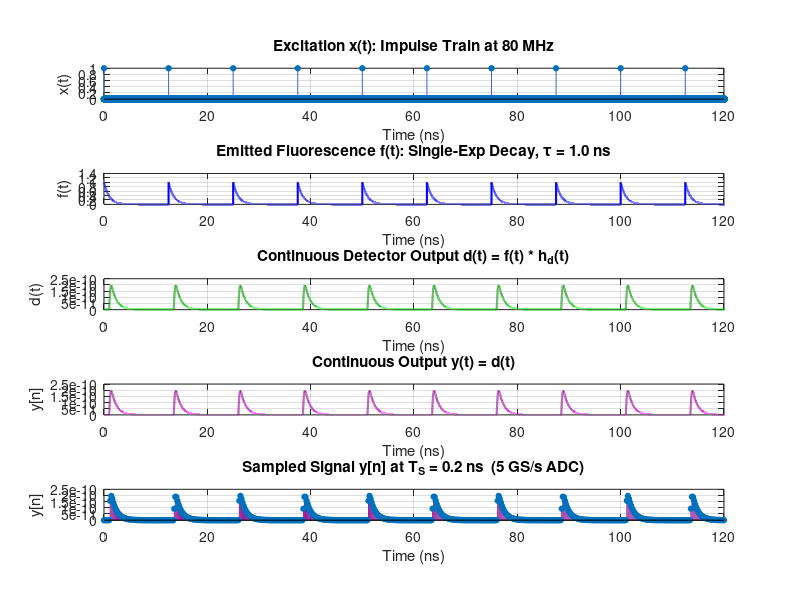

Recreate this plot in MATLAB. (Note: this script raises an error after producing the figure.)
% ESE 3510 — Case Study 2: Fluorescence Lifetime Analysis
% Authors: Samir Afsary, Alex Ge, Ahmad Hamzeh

% CONTENTS:
%   Task 1a — Time-domain signals (excitation, fluorescence, detection)
%   Task 1b — Frequency response H_f(jw): numerical vs. theoretical
%   Task 1c — Effect of detector IRF on sampled signal y[n]
%   Task 2a — Why 100 kHz cannot recover 100 MHz fluorescence (aliasing)
%   Task 2b — Heterodyne detection: mixing to a recoverable beat frequency
%   Task 2c — Phase/modulation lifetime estimation from heterodyne signal
%   Task 3a — Phasor equations verified on single-exponential IRF
%   Task 3b — Per-pixel phasor analysis of real FLIM data
%

close all; clear; clc;

%%

% Parameters 
tau     = 1e-9;         % Fluorescence lifetime
T_L     = 12.5e-9;      % Laser period 
f_L     = 1 / T_L;      % Laser frequency 
omega_L = 2*pi * f_L;   % Laser angular frequency 
T_S     = 0.2e-9;       % ADC sampling period [ns]
dt      = 0.001e-9;      % small DT to simulate CT

%% Task 1a - Time-domain signals (excitation, fluorescence, detection)

t = 0 : dt : 10*T_L - dt;   

% Create excitation impulse train
x = zeros(size(t));
for k = 0 : 9
    idx = round(k * T_L / dt) + 1;
    if idx <= length(t)
        x(idx) = 1 / dt;
    end
end

% Fluorescence IRF 
h_f = exp(-t / tau);     

% Calculate emitted fluorescence
f_full = conv(x, h_f) * dt;
f = f_full(1 : length(t));

% Detector IRF
sigma_t = 0.3e-9;   % Detector temporal width [ns]  (fast PMT ~300 ps)
t0      = 1e-9;     % Detector time delay [ns]
h_d     = zeros(size(t));
mask    = (t >= t0);
h_d(mask) = exp(-(t(mask) - t0).^2 / sigma_t^2);   % Zero before t0 (causal)

% Detector output
d_full = conv(f, h_d) * dt;
d = d_full(1 : length(t));

% Analog-to-Digital Conversion
step_size  = round(T_S / dt);
y_n        = d(1 : step_size : end);
t_discrete = t(1 : step_size : end); % Time vector for plotting the discrete points

% Plot functions
fig1 = figure('Name','Task 1a: Time-Domain Signals','NumberTitle','off', ...
              'Position',[50 50 900 750]);
% Excitation
subplot(5,1,1);
stem(t * 1e9, x * dt, 'filled', 'MarkerSize', 4, 'Color', [0.2 0.4 0.8]);
xlabel('Time (ns)'); ylabel('x(t)');
title('Excitation x(t): Impulse Train at 80 MHz');
grid on; xlim([0,120]);

% Emission
subplot(5,1,2);
plot(t * 1e9, f, 'b', 'LineWidth', 1.5);
xlabel('Time (ns)'); ylabel('f(t)');
title(sprintf('Emitted Fluorescence f(t): Single-Exp Decay, \\tau = %.1f ns', tau * 1e9));
grid on; xlim([0,120]);

% Continuous Detector Output
subplot(5,1,3);
plot(t * 1e9, d, 'Color', [0.1 0.6 0.1], 'LineWidth', 1.5);
xlabel('Time (ns)'); ylabel('d(t)');
title('Continuous Detector Output d(t) = f(t) * h_d(t)');
grid on; xlim([0,120]);

% Continuous Output
subplot(5,1,4);
plot(t * 1e9, d, 'Color', [0.6 0.1 0.6], 'LineWidth', 1.5);
xlabel('Time (ns)'); ylabel('y[n]');
title('Continuous Output y(t) = d(t)');
grid on; xlim([0,120]);

% Digitized Output
subplot(5,1,5);
% Overlay the continuous signal lightly behind the discrete samples
stem(t_discrete * 1e9, y_n, 'filled', 'MarkerSize', 4, 'Color', [0.6 0.1 0.6]);
xlabel('Time (ns)'); ylabel('y[n]');
title(sprintf('Sampled Signal y[n] at T_S = %.1f ns  (5 GS/s ADC)', T_S * 1e9));
grid on; xlim([0,120]);

sgtitle('Task 1a: Time-Domain Signal Chain', 'FontSize', 13, 'FontWeight', 'bold');
exportgraphics(gcf, '../docs/figs/1atimedomain.jpg');

%% Task 1b - Frequency response H_f(jw): numerical vs. theoretical

% Numerical frequency response via DFT
N = length(h_f);
H_f_num = fft(h_f) * T_S; % Scale by T_S for continuous-FT approximation
f_axis = (0 : N-1) / (N * T_S);   

% Theoretical frequency response at the same frequencies
omega_axis = 2*pi * f_axis;  
H_f_theory = tau ./ (1 + 1j * omega_axis * tau);

% Plot frequency responses
fig2 = figure('Name','Task 1b: Frequency Response H_f(jw)', ...
    'NumberTitle','off', 'Position',[50 50 900 550]);

subplot(2,1,1);
plot(f_axis, abs(H_f_num),    'b-',  'LineWidth', 2.0); hold on;
plot(f_axis, abs(H_f_theory), 'r--', 'LineWidth', 1.5);
xlabel('Frequency (GHz)'); ylabel('|H_f(j\omega)|');
title('Magnitude — Numerical FFT vs. Theoretical \tau/(1+j\omega\tau)');
legend('Numerical FFT', 'Theoretical');
grid on;

subplot(2,1,2);
plot(f_axis, angle(H_f_num)*180/pi,    'b-',  'LineWidth', 2.0); hold on;
plot(f_axis, angle(H_f_theory)*180/pi, 'r--', 'LineWidth', 1.5);
xlabel('Frequency (GHz)'); ylabel('Phase (degrees)');
title('Phase — Numerical FFT vs. Theoretical  \angle H_f = -atan(\omega\tau)');
legend('Numerical FFT', 'Theoretical');
grid on;

sgtitle('Task 1b: Fluorescence Frequency Response H_f(j\omega)', ...
        'FontSize', 13, 'FontWeight', 'bold');
exportgraphics(gcf, '../docs/figs/1bfreqresponse.jpg');

%% Task 1c - Effect of detector IRF on sampled signal y[n]

% Three detector scenarios: fast, medium, slow
sigma_vals = [0.1e-9,  2.5e-9,  10.0e-9]; % Detector widths
t0_vals = [0.3e-9,  1.0e-9,  2.5e-9];     % Time delays 
colors = {[0 0.4 1], [0.1 0.7 0.1], [0.8 0.1 0.1]};
labels = {'\sigma_t=0.1 ns (fast)',  ...
          '\sigma_t=2.5 ns (medium)', ...
          '\sigma_t=10.0 ns (slow)'};

fig3 = figure('Name','Task 1c: Detector IRF Impact','NumberTitle','off', ...
              'Position',[50 50 1100 600]);

for k = 1 : 3
    % Build detector IRF for this scenario
    h_dk = zeros(size(t));
    mask_k = (t >= t0_vals(k));
    h_dk(mask_k) = exp(-(t(mask_k) - t0_vals(k)) / sigma_vals(k));

    % Convolve fluorescence with this detector
    dk_full = conv(f, h_dk) * T_S;
    dk = dk_full(1 : length(t));

    % Top row: detector IRFs
    subplot(2, 3, k);
    plot(t, h_dk, 'Color', colors{k}, 'LineWidth', 1.8);
    xlabel('Time (s)'); ylabel('h_d(t)');
    title(labels{k}); grid on;

    % Bottom row: resulting y[n]
    subplot(2, 3, k+3);
    stem(t, dk, 'filled', 'MarkerSize', 2, 'Color', colors{k});
    xlabel('Time (s)'); ylabel('y[n]');
    title(sprintf('y[n]: \\sigma_t=%.1f ns, t_0=%.1f ns', ...
        sigma_vals(k) * 10^9, t0_vals(k) * 10^9));
    grid on;
end

sgtitle({'Detector IRF Impact on y[n]'}, 'FontSize', 12, ...
    'FontWeight', 'bold');
exportgraphics(gcf, '../docs/figs/1cdetectorchanges.jpg');

%% Task 2a - Why 100 kHz cannot recover 100 MHz fluorescence (aliasing)
f_L_hz = 100e6;               % Laser modulation frequency
omega_L_hz = 2*pi * f_L_hz;      

% Show aliasing visually over a 0.5 µs window
T_S_slow = 1e-5;                      
T_S_fast = 1e-11;
t_fast_s = 0 : T_S_fast : 2e-5;         
t_slow_s = 0 : T_S_slow : 2e-5;       

% Compute the output of the ground truth using convolution
x_fast = 1 + cos(omega_L_hz * t_fast_s);
x_slow = 1 + cos(omega_L_hz * t_slow_s);
h_f_fast = 1 / tau * exp(-t_fast_s / tau);
f_fast = conv(x_fast, h_f_fast) * T_S_fast;
f_fast = f_fast(1 : length(t_fast_s));

% Sample slower frequency emission from ground truth
step = round(T_S_slow / T_S_fast);
f_slow = f_fast(1:step:end);

% Calculate theoretical modulation depth and phase of the fluorescence
M = 1 / sqrt(1 + (omega_L_hz * tau)^2);
phi = -atan(omega_L_hz * tau); 

% Create upper/lower bounds for visualization
upper_bound = (1 + M) * ones(1, numel(t_fast_s));
lower_bound = (1 - M) * ones(1, numel(t_fast_s));

fig4 = figure('Name','Aliasing at 100 kHz','NumberTitle','off', ...
              'Position',[50 50 900 500]);

subplot(2,1,1);
plot(t_fast_s*1e6, x_fast, 'b', 'LineWidth', 1); hold on;
stem(t_slow_s*1e6, x_slow, 'r', 'filled', 'MarkerSize', 7);
xlabel('Time (\mus)'); ylabel('Amplitude');
title('Excitation x(t): Ground Truth 100 MHz vs. Sampled 100 kHz');
legend('True x(t)', '100 kHz samples'); grid on; xlim([0, 0.5]);

subplot(2,1,2);
plot(t_fast_s*1e6, f_fast, 'b', 'LineWidth', 1); hold on;
stem(t_slow_s*1e6, f_slow, 'r', 'filled', 'MarkerSize', 7);
plot(t_fast_s*1e6, upper_bound, 'LineWidth', 2, 'Color', 'green');
plot(t_fast_s*1e6, lower_bound, 'LineWidth', 2, 'Color', 'green');
xlabel('Time (\mus)'); ylabel('Amplitude');
title('Emission f(t)');
legend('True f(t)', '100 kHz samples', 'Amplitude Bounds'); grid on; 
xlim([0, 20]);

sgtitle(['100 kHz Sampling vs. Ground Truth of 100 MHz Excitation ' ...
    'and Emission Signals'], 'FontSize', 12, 'FontWeight', 'bold');
exportgraphics(gcf, '../docs/figs/2abound.jpg')

%% Task 2b - Heterodyne detection: mixing to a recoverable beat frequency

delta_f = 1e3;                         
f_n_hz = f_L_hz - delta_f;           
omega_n = 2*pi * f_n_hz;

T_S_mid = 1e-6;                      
t_mid = 0 : T_S_mid : 5e-3 - T_S_mid;         

f_mid = 1 + M * cos(omega_L_hz * t_mid + phi);  % Fluorescence
x_mid = 1 + cos(omega_L_hz * t_mid);            % Excitation
g = cos(omega_n * t_mid);                       % Mixer

mixed_f = (M/2)*cos((omega_L_hz - omega_n)*t_mid + phi);
mixed_x = (1/2)*cos((omega_L_hz - omega_n)*t_mid);

% FFT setup
N  = length(t_mid);
fs = 1/T_S_mid;
freq = (-N/2:N/2-1)*(fs/N);

Y_f = fftshift(fft(mixed_f));
Y_x = fftshift(fft(mixed_x));

% Time-domain plots
figure;
subplot(3,1,1);
plot(t_mid*1e3, g, 'LineWidth', 1.8);
xlabel('Time (ms)');
ylabel('g(t)');
title('Mixer Signal');
grid on;

subplot(3,1,2);
plot(t_mid*1e3, mixed_f, 'b', 'LineWidth', 1.8);
xlabel('Time (ms)');
ylabel('f_{det}(t)g(t)');
title('Low-Frequency Term After Mixing + LPF');
grid on;

subplot(3,1,3);
plot(t_mid*1e3, mixed_f, 'b', 'LineWidth', 1.8); hold on;
plot(t_mid*1e3, mixed_x, 'r', 'LineWidth', 1.8);
xlabel('Time (ms)');
ylabel('Amplitude');
title('After LPF: 1 kHz Beat Signal');
legend('Fluorescence beat', 'Reference beat');
grid on;

exportgraphics(gcf, '../docs/figs/2btimedomain.jpg')

% Frequency-domain plots
figure;
subplot(2,1,1);
plot(freq/1e3, abs(Y_f)/N, 'b', 'LineWidth', 1.8); hold on;
plot(freq/1e3, abs(Y_x)/N, 'r', 'LineWidth', 1.8);
xlabel('Frequency (kHz)');
ylabel('Magnitude');
title('Magnitude of Beat Signals');
legend('Fluorescence beat', 'Reference beat');
xlim([-5 5]);
grid on;

subplot(2,1,2);
plot(freq/1e3, angle(Y_f), 'b', 'LineWidth', 1.8); hold on;
plot(freq/1e3, angle(Y_x), 'r', 'LineWidth', 1.8);
xlabel('Frequency (kHz)');
ylabel('Phase [rad]');
title('Phase of Beat Signals');
legend('Fluorescence beat', 'Reference beat');
xlim([-5 5]);
grid on;

exportgraphics(gcf, '../docs/figs/2bfreqdomain.jpg')

%% Task 2c - Phase/modulation lifetime estimation from heterodyne signal

[~, k_beat] = min(abs(freq - delta_f));

phase_f = angle(Y_f(k_beat));
phase_x = angle(Y_x(k_beat));

delta_phi = angle(exp(1j*(phase_f - phase_x)));   % wrapped phase difference
delta_M   = abs(Y_f(k_beat)) / abs(Y_x(k_beat));  % modulation ratio

% Lifetime estimates
tau_from_phase = -tan(delta_phi) / omega_L_hz * 1e9;   
tau_from_mod   = sqrt(max(0, 1/delta_M^2 - 1)) / omega_L_hz * 1e9;

figure;
plot(t_mid*1e3, mixed_x, 'r', 'LineWidth', 1.8); hold on;
plot(t_mid*1e3, mixed_f, 'b', 'LineWidth', 1.8);
xlabel('Time (ms)');
ylabel('Amplitude');
title(sprintf('Beat Signals: \\Delta\\phi = %.2f^\\circ, \\Delta M = %.3f', ...
      delta_phi*180/pi, delta_M));
legend('Excitation beat (reference)', 'Fluorescence beat');
grid on;
xlim([0 5]);

exportgraphics(gcf, '../docs/figs/2clifetime.jpg')
%% TASK 3a: Phasor Equations — Verification on Single Exponential

% Analytical phasor for tau = 1 ns, omega_L in rad/ns
g_theory_3a = 1 / (1 + (omega_L * tau)^2);
s_theory_3a = (omega_L * tau) / (1 + (omega_L * tau)^2);
tau_from_phasor_theory = s_theory_3a / (omega_L * g_theory_3a);

% Numerical phasor: integrate h_f over one period using trapezoidal rule
t_phasor  = 0 : 0.001 : T_L;             % Fine grid [ns]
h_f_p     = exp(-t_phasor / tau);         % IRF samples

norm_hf   = trapz(t_phasor, h_f_p);
g_num_3a  = trapz(t_phasor, h_f_p .* cos(omega_L * t_phasor)) / norm_hf;
s_num_3a  = trapz(t_phasor, h_f_p .* sin(omega_L * t_phasor)) / norm_hf;
tau_from_phasor_num = s_num_3a / (omega_L * g_num_3a);

fprintf('=== Task 3a: Phasor Verification (tau = %.1f ns) ===\n', tau);
fprintf('Theoretical: g=%.4f  s=%.4f  tau=%.4f ns\n', ...
        g_theory_3a, s_theory_3a, tau_from_phasor_theory);
fprintf('Numerical:   g=%.4f  s=%.4f  tau=%.4f ns\n\n', ...
        g_num_3a, s_num_3a, tau_from_phasor_num);

% Universal semicircle: all single-exponential lifetimes lie on this curve
theta_sc = linspace(0, pi, 500);
g_sc = 0.5 + 0.5*cos(theta_sc);
s_sc = 0.5*sin(theta_sc);

% Mark several tau values on the semicircle for reference
tau_marks = [0.2, 0.4, 0.8, 1.0, 2.0, 4.0, 8.0];

fig8 = figure('Name','Task 3a: Phasor Diagram','NumberTitle','off', ...
              'Position',[50 50 700 500]);
plot(g_sc, s_sc, 'k-', 'LineWidth', 2); hold on;

for tm = tau_marks
    g_tm = 1 / (1 + (omega_L*tm)^2);
    s_tm = (omega_L*tm) / (1 + (omega_L*tm)^2);
    plot(g_tm, s_tm, 'ko', 'MarkerSize', 6, 'MarkerFaceColor', [0.7 0.7 0.7]);
    text(g_tm + 0.02, s_tm + 0.01, sprintf('%.1f ns', tm), 'FontSize', 8);
end

plot(g_theory_3a, s_theory_3a, 'ro', 'MarkerSize', 12, 'MarkerFaceColor', 'r');
plot(g_num_3a,    s_num_3a,    'b+', 'MarkerSize', 12, 'LineWidth', 2.5);

xlabel('g  (in-phase component)', 'FontSize', 11);
ylabel('s  (quadrature component)', 'FontSize', 11);
title(sprintf('Phasor Diagram — \\tau = %.1f ns lies on the universal semicircle', tau), ...
      'FontSize', 11);
legend('Universal semicircle','Lifetime labels','Theoretical','Numerical', ...
       'Location','northwest');
grid on; axis equal; xlim([0, 1]); ylim([0, 0.6]);

sgtitle('Task 3a: Phasor Components g and s', ...
        'FontSize', 13, 'FontWeight', 'bold');


%% TASK 3b: Phasor Analysis of Real FLIM Data

fprintf('=== Task 3b: Loading FLIM data ===\n');

% Try current directory first, then ../input/ for submission folder structure
try
    load('data\FLIMhistogram.mat');
    fprintf('Loaded FLIMhistogram from current directory.\n');
catch
    try
        load('../input/FLIMhistogram.mat');
        fprintf('Loaded FLIMhistogram from ../input/\n');
    catch
        error(['FLIMhistogram.mat not found. ', ...
               'Place it in the same folder as main.m and re-run.']);
    end
end

% Time axis (given in starter code)
timeRes_FLIM = 0.1280;    % Time bin width [ns]
time_FLIM    = timeRes_FLIM * (0 : size(FLIMhistogram,3)-1);  % [ns]

% Laser period and angular frequency for phasor computation
T_L_FLIM     = 12.5;                    % [ns]
omega_L_FLIM = 2*pi / T_L_FLIM;        % [rad/ns]

[Nx, Ny, Nt] = size(FLIMhistogram);
fprintf('Image size: %d x %d pixels, %d time bins (%.3f ns/bin)\n', ...
        Nx, Ny, Nt, timeRes_FLIM);

% Reshape to (Npix × Nt) matrix for vectorized phasor computation
H = reshape(double(FLIMhistogram), Nx*Ny, Nt);

% Precompute cosine and sine vectors at the fundamental laser frequency
cos_vec = cos(omega_L_FLIM * time_FLIM);   % 1×Nt
sin_vec = sin(omega_L_FLIM * time_FLIM);   % 1×Nt

% Total photon count per pixel (the normalization denominator)
norm_H = sum(H, 2);    % Npix×1

% Only compute phasor for pixels with enough photons to be meaningful
valid = (norm_H > 10);

g_vec = zeros(Nx*Ny, 1);
s_vec = zeros(Nx*Ny, 1);

% Vectorized dot products: each row of H times cos_vec/sin_vec
g_vec(valid) = (H(valid, :) * cos_vec') ./ norm_H(valid);
s_vec(valid) = (H(valid, :) * sin_vec') ./ norm_H(valid);

% Lifetime from phasor: tau = s / (omega_L * g)
tau_vec = s_vec ./ (omega_L_FLIM * g_vec);

% Reshape phasor components and lifetime back to image grids
g_map   = reshape(g_vec, Nx, Ny);
s_map   = reshape(s_vec, Nx, Ny);
tau_map = reshape(tau_vec, Nx, Ny);

% Mask pixels with unphysical lifetimes (empty, negative, or > 6 ns)
tau_map(~reshape(valid, Nx, Ny)) = NaN;
tau_map(tau_map < 0)  = NaN;
tau_map(tau_map > 6)  = NaN;

fprintf('Mean   lifetime (valid pixels): %.3f ns\n', mean(tau_map(:), 'omitnan'));
fprintf('Median lifetime (valid pixels): %.3f ns\n', median(tau_map(:), 'omitnan'));

% ---- Figure 9: Lifetime Image ----
fig9 = figure('Name','Task 3b: Fluorescence Lifetime Image','NumberTitle','off', ...
              'Position',[50 50 700 650]);

imagesc(tau_map, [0, 3]);   % Color range 0–3 ns (typical for NAD(P)H)
colormap(jet);
cb = colorbar;
cb.Label.String = 'Lifetime \tau (ns)';
cb.FontSize = 11;
axis image; axis off;
title({'Fluorescence Lifetime Image', ...
       'NAD(P)H in Breast Cancer Cells (2-photon FLIM)'}, 'FontSize', 12);

% ---- Figure 10: Sample Pixel Decay Curves ----
% Find the pixel with the highest photon count as a representative example
[~, idx_best] = max(norm_H);
[px_b, py_b]  = ind2sub([Nx, Ny], idx_best);

% Find a second pixel: nearest to the median lifetime among bright pixels
tau_valid_vec = tau_vec;
tau_valid_vec(~valid | tau_vec < 0 | tau_vec > 6) = NaN;
tau_median_val = median(tau_valid_vec(:), 'omitnan');
bright_idx     = find(valid & norm_H > 50);
[~, offset]    = min(abs(tau_valid_vec(bright_idx) - tau_median_val));
idx_med        = bright_idx(offset);
[px_m, py_m]   = ind2sub([Nx, Ny], idx_med);

fig10 = figure('Name','Task 3b: Sample Decay Curves','NumberTitle','off', ...
               'Position',[50 50 900 420]);

for kk = 1:2
    if kk == 1
        px = px_b; py = py_b; lbl = 'Brightest pixel';
    else
        px = px_m; py = py_m; lbl = 'Median-lifetime pixel';
    end
    subplot(1,2,kk);
    decay = squeeze(FLIMhistogram(px, py, :));
    plot(time_FLIM, decay, 'b.-', 'LineWidth', 1.5, 'MarkerSize', 8); hold on;
    tau_px = tau_map(px, py);
    if ~isnan(tau_px) && tau_px > 0
        A_fit = max(decay);
        plot(time_FLIM, A_fit * exp(-time_FLIM / tau_px), 'r--', 'LineWidth', 1.8);
        legend('Data', sprintf('Phasor \\tau = %.2f ns', tau_px), ...
               'Location','northeast');
    end
    xlabel('Time (ns)'); ylabel('Photon Count');
    title(sprintf('%s (%d,%d)', lbl, px, py)); grid on;
end

sgtitle('Task 3b: Sample Pixel Fluorescence Decay Curves', ...
        'FontSize', 12, 'FontWeight', 'bold');

% ---- Figure 11: Phasor Plot (density image) ----
% Extract valid phasor points in physical range
valid_pts = valid & g_vec > 0 & g_vec < 1 & s_vec >= 0 & s_vec < 0.6;
g_pts     = g_vec(valid_pts);
s_pts     = s_vec(valid_pts);

% Build 2D density histogram (log scale avoids bright-pixel dominance)
g_edges  = linspace(0, 1,   201);
s_edges  = linspace(0, 0.55, 151);
[counts, ~, ~] = histcounts2(g_pts, s_pts, g_edges, s_edges);
g_ctrs   = (g_edges(1:end-1) + g_edges(2:end)) / 2;
s_ctrs   = (s_edges(1:end-1) + s_edges(2:end)) / 2;

fig11 = figure('Name','Task 3b: Phasor Plot','NumberTitle','off', ...
               'Position',[50 50 800 580]);

imagesc(g_ctrs, s_ctrs, log1p(counts'));   % Transpose: x=g, y=s
set(gca, 'YDir', 'normal');
colormap(hot);
cb2 = colorbar;
cb2.Label.String = 'log(1 + pixel count)';
hold on;

% Overlay universal semicircle
plot(g_sc, s_sc, 'w-', 'LineWidth', 2);

% Mark lifetime values on the semicircle
tau_labels_flim = [0.2, 0.4, 0.8, 1.0, 1.6, 2.0, 3.2, 4.0];
for tl = tau_labels_flim
    g_tl = 1 / (1 + (omega_L_FLIM * tl)^2);
    s_tl = (omega_L_FLIM * tl) / (1 + (omega_L_FLIM * tl)^2);
    plot(g_tl, s_tl, 'wo', 'MarkerSize', 5, 'MarkerFaceColor', 'w');
    text(g_tl + 0.01, s_tl + 0.01, sprintf('%.1f ns', tl), ...
         'Color', 'w', 'FontSize', 8);
end

xlabel('g  (in-phase)', 'FontSize', 11);
ylabel('s  (quadrature)', 'FontSize', 11);
title({'Task 3b: Phasor Plot — All Pixels', ...
       'Pixel density (hot colormap, log scale); white curve = universal semicircle'}, ...
      'FontSize', 11);
xlim([0, 1]); ylim([0, 0.55]); grid on;

sgtitle('Task 3b: FLIM Phasor Plot', 'FontSize', 13, 'FontWeight', 'bold');

fprintf('\nAll tasks complete — %d figures generated.\n', 11);
%
%  Data: FLIMhistogram.mat  —  512×512 spatial pixels, ~98 time bins
%  Each pixel contains a time-resolved photon count histogram h[n].
%  Laser: 80 MHz two-photon excitation => T_L = 12.5 ns.
%
%  Per-pixel phasor:
%    g_px = sum( h[n]*cos(omega_L*t[n]) ) / sum( h[n] )
%    s_px = sum( h[n]*sin(omega_L*t[n]) ) / sum( h[n] )
%    tau_px = s_px / (omega_L * g_px)
%
%  Expected results for NAD(P)H in cancer cells:
%    Free  NAD(P)H: tau ~ 0.3–0.5 ns
%    Bound NAD(P)H: tau ~ 1–4 ns
%    (Points cluster inside the semicircle for mixed/multi-exponential pixels)
% =========================================================================
